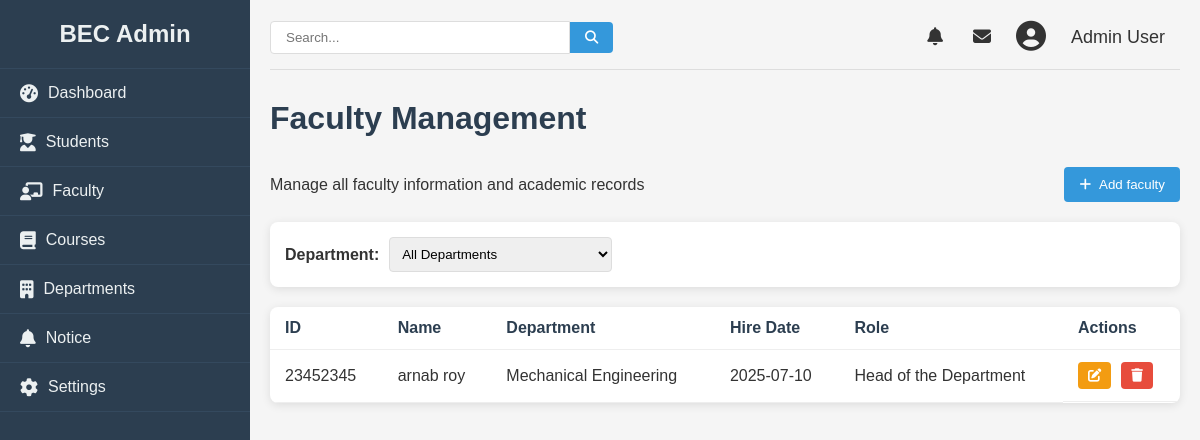
Screenshot of /admin/faculty (signed in) with the database file from the repository.
### college/model.py (models this page shows, shortened)
class Faculty(db.Model):
    id = db.Column(db.Integer, primary_key=True)
    name = db.Column(db.String(100), nullable=False)
    facultyid = db.Column(db.Integer, nullable=False)
    education = db.Column(db.String(100), nullable=False)
    email = db.Column(db.String(100), nullable=False)
    phone = db.Column(db.Integer, nullable=False)
    department = db.Column(db.Integer, nullable=False)
    role = db.Column(db.String, nullable=False)
    dob = db.Column(db.Date, nullable=False)
    doj = db.Column(db.Date, nullable=False)
    gender = db.Column(db.String, nullable=False)
    address = db.Column(db.String, nullable=False)

### college/admin/adminroute.py (the view)
@app.route("/admin/faculty", methods = ["GET", "POST"])
def faculty():
    logged = 'user_id' in session
    if logged:
        users = Faculty.query.all()
        return render_template("faculty.html", faculties= users, departments= dep)
    else:
        return redirect(url_for("login"))

### college/admin/templates/faculty.html (shortened to what this page needs)
{% from "macro/cmsnav.html" import cmsnav%}
{%extends "admbase.html"%}
{%block head%}
    <link rel="stylesheet" href="{{url_for('static', filename='css/styles.css')}}">
    <link rel="stylesheet" href="https://cdnjs.cloudflare.com/ajax/libs/font-awesome/6.4.0/css/all.min.css">
{%endblock%}
{%block content%}
    <div class="container" w-tid="21">
        {{cmsnav()}}
        <main class="main-content" w-tid="111">
            <header class="top-header" w-tid="113">
                <div class="search-box" w-tid="115">
                    <input type="text" placeholder="Search..." w-tid="117"/>
                    <button w-tid="119"><i class="fas fa-search" w-tid="121"></i></button>
                </div>
                <div class="user-profile" w-tid="123">
                    <span class="notification" w-tid="125"><i class="fas fa-bell" w-tid="127"></i></span>
                    <span class="message" w-tid="129"><i class="fas fa-envelope" w-tid="131"></i></span>
                    <div class="profile-img" w-tid="133">
                        <i class="fas fa-user-circle" w-tid="135"></i>
                    </div>
                    <span class="username" w-tid="137">Admin User</span>
                </div>
            </header>
            <div id="dashboard-page" class="content-section" w-tid="139">
                <div class="dashboard" w-tid="141">
                    <h1 w-tid="357">Faculty Management</h1>
                    <div class="students-header" w-tid="359">
                        <p w-tid="361">Manage all faculty information and academic records</p>
                        <button class="add-student-btn" w-tid="363">
                            <a style="text-decoration: none; color:white;" href="/admin/addfaculty" >
                            <i class="fas fa-plus" w-tid="365"></i>
                             Add faculty
                            </a>
                        </button>
                    </div>
                    <div class="student-filters" w-tid="639">
                        <div class="filter-group" w-tid="641">
                            <label w-tid="643">Department:</label>
                            <select w-tid="373">
                            <option w-tid="375">All Departments</option>
                        </select>
                        </div>
                    </div>
                    <div class="students-table" w-tid="673">
                        <table w-tid="675">
                            <thead w-tid="677">
                                <tr w-tid="679">
                                    <th w-tid="681">ID</th>
                                    <th w-tid="683">Name</th>
                                    <th w-tid="685">Department</th>
                                    <th w-tid="689">Hire Date</th>
                                    <th w-tid="691">Role</th>
                                    <th w-tid="693">Actions</th>
                                </tr>
                            </thead>
                            <tbody w-tid="695">
                                {%for faculty in faculties%}
                                <tr w-tid="697">
                                    <td w-tid="699">{{faculty.facultyid}}</td>
                                    <td w-tid="701">{{faculty.name}}</td>
                                    <td w-tid="703">{{faculty.department}}</td>
                                    <td w-tid="707">{{faculty.doj}}</td>
                                    <td w-tid="709">{{faculty.role}}</td>
                                    <td class="action-cell" w-tid="711">
                                        <button class="action-btn edit-btn" w-tid="717">
                                            <a href="/admin/update/faculty/{{faculty.id}}">
                                            <i class="fas fa-edit" w-tid="467"></i>
                                        </a>
                                        <button class="action-btn delete-btn" w-tid="721">
                                            <a href="/admin/faculty/delete/{{faculty.id}}"><i class="fas fa-trash" w-tid="723"></i></a>
                                        </button>
                                    </td>
                                </tr>
                                {%endfor%}
                            </tbody>
                        </table>
                    </div>
                </div>
            </div>
        </main>
    </div>
    {%endblock%}

### college/static/css/styles.css (style rules this page uses)
* { margin: 0; padding: 0; box-sizing: border-box; }
body { font-family: Arial, sans-serif; background-color: #f5f5f5; color: #333; }
a { text-decoration: none; color:inherit; }
.container { display: flex; min-height: 100vh; }
.main-content { flex: 1; padding: 20px; }
.top-header { display: flex; justify-content: space-between; align-items: center; margin-bottom: 30px; padding-bottom: 15px; border-bottom: 1px solid #ddd; }
.search-box { display: flex; align-items: center; }
.search-box input { padding: 8px 15px; border: 1px solid #ddd; border-radius: 4px 0 0 4px; width: 300px; }
.search-box button { background: #3498db; color: white; border: none; padding: 8px 15px; border-radius: 0 4px 4px 0; cursor: pointer; }
.user-profile { display: flex; align-items: center; }
.user-profile span { margin: 0 15px; font-size: 18px; cursor: pointer; }
.profile-img { font-size: 30px; margin: 0 10px; }
.dashboard h1 { margin-bottom: 30px; color: #2c3e50; }
table { width: 100%; border-collapse: collapse; }
th, td { padding: 12px 15px; text-align: left; border-bottom: 1px solid #eee; }
th { font-weight: bold; color: #2c3e50; }
.content-section { display: none; }
#dashboard-page { display: block; }
.students-header { display: flex; justify-content: space-between; align-items: center; margin-bottom: 20px; }
.add-student-btn { background-color: #3498db; color: white; border: none; padding: 10px 15px; border-radius: 4px; cursor: pointer; display: flex; align-items: center; }
.add-student-btn i { margin-right: 5px; }
.student-filters { display: flex; justify-content: space-between; margin-bottom: 20px; background: white; padding: 15px; border-radius: 8px; box-shadow: 0 2px 10px rgba(0, 0, 0, 0.1); }
.filter-group { display: flex; align-items: center; }
.filter-group label { margin-right: 10px; font-weight: bold; }
.filter-group select { padding: 8px; border-radius: 4px; border: 1px solid #ddd; }
.students-table { background: white; border-radius: 8px; box-shadow: 0 2px 10px rgba(0, 0, 0, 0.1); overflow: hidden; }
.action-cell { display: flex; gap: 10px; }
.action-btn { padding: 6px 10px; border-radius: 4px; cursor: pointer; border: none; color: white; }
.edit-btn { background-color: #f39c12; }
.delete-btn { background-color: #e74c3c; }

### rows the page displays
Faculty: facultyid "23452345", name "arnab roy", department "Mechanical Engineering", doj "2025-07-10", role "Head of the Department"
